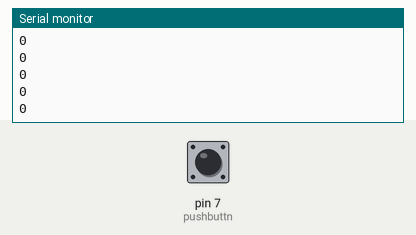
The sketch below on a simulated Arduino Uno, built with avr-gcc and run on an emulated ATmega328P. Parts: the last lines printed to the serial monitor. The test bench sets the inputs (shaded band); at power-on: pin 7 (pushbuttn) LOW. The modem accepts every AT command (registered, SIM ready, sends succeed) and sends nothing else.

Above: at 1.2 s.
1.3 s: pin 7 (pushbuttn) pulled HIGH for 0.15 s
At 2.1 s:
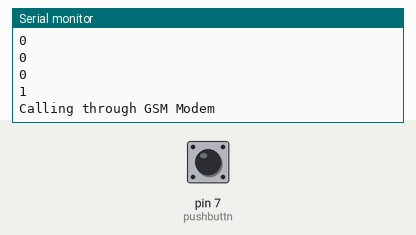
At 3.2 s:
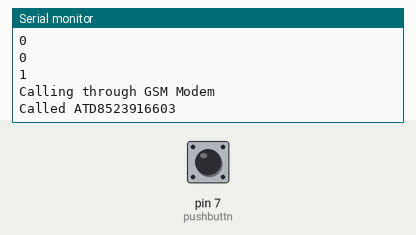

The sketch:

gsm_with_one_switch.ino
```cpp
/* Code Written by DPV TECHNOLOGY. WE have explained all the code in the grey comments.
we recommend you to go over the code, examine it, play with it, improve it and modify it according to your needs.
SUBSCRIBE DPV TECHNOLOGY:
https://www.youtube.com/dpvtechnology?sub_confirmation=1

*/

 #include <SoftwareSerial.h>
int pushbuttn=7;
int value,i;
SoftwareSerial mySerial(9, 10);//(Rx TX) of arduino;  Tx of gsm should be connected to pin 9 of arduino and Rx should be at 10;

void setup()
{

Serial.begin(9600);
pinMode( pushbuttn,INPUT);

}

void loop()
{

  value=digitalRead(pushbuttn);
  Serial.println(value);

  while( value==HIGH)
  {
    if(i==0)//i variable to ensure that only one call request will be sent by gsm during pressing and holding the pushbutton;
        {
          Serial.println("Calling through GSM Modem");
          mySerial.begin(9600);//setting baudrate at 9600;
          delay(1000);
          mySerial.println("ATD8523916603;"); // ATDxxxxxxxxxx; semicolon should be at the last ;AT command that follows UART protocol;
          Serial.println("Called ATD8523916603");
          delay(1000);
          if (mySerial.available())
          Serial.write(mySerial.read());
          i++;
         }//end of if
         value=digitalRead(pushbuttn);
  }//end of while
   i=0;
}//end of void loop
```

Measured:
- after the input at 1.3 s, the serial monitor: prints a new line after 0.07 s (image 1)
